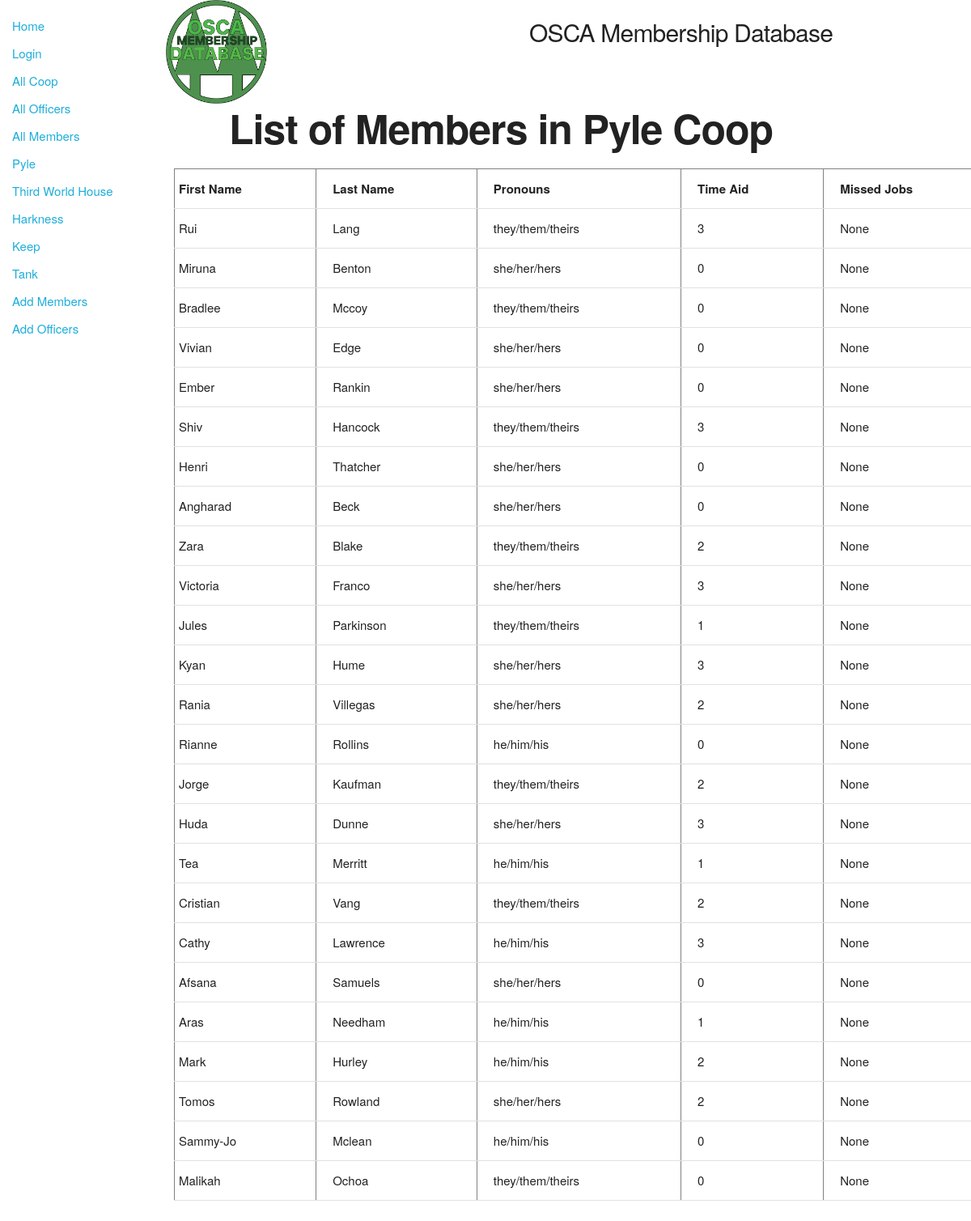
The page /catalog/pylemenu/pylemembers on the database its author committed.
### catalog/models.py (models this page shows, shortened)
class Member(models.Model):
    id = models.AutoField(primary_key=True)
    first_name = models.CharField(max_length=30)
    last_name = models.CharField(max_length=50)
    preferred_name = models.CharField(max_length=100, null=True, blank = True)
    tnumber = models.IntegerField()
    coop = models.ForeignKey('Coop', on_delete=models.SET_NULL, null=True)
    email = models.EmailField(null = True, blank = True)
    pronouns = models.CharField(max_length=20)
    time_aid = models.IntegerField()
    missed_jobes = models.IntegerField(null = True, blank = True)

### catalog/views.py (the view)
# urls.py: path('pylemenu/pylemembers',views.memberspyle,name=';pyle-members;'),
def memberspyle(request):
    pylemembers= Member.objects.select_related("coop").filter(coop_id__exact=PYLE)
    context={
        'pylemembers': pylemembers
    }
    return render(request,'memberspyle.html',context=context)

### catalog/templates/memberspyle.html (shortened to what this page needs)
{% extends "base_generic.html" %}
{% block content %}
<div class="row">
    <div class="two columns">
      {% load static %}
      <img src="{% static 'images/twinpines.png' %}" width="128" height="128" alt="Our Logo">
    </div>
    <div class="five columns" style="margin-top:2%">
      <h4>OSCA Membership Database</h4>
    </div>
  </div>
  <h1 style="padding-left: 7%; font-weight: bold">List of Members in Pyle Coop</h1>
    <table border="1" width="1000">
        <tr>
            <td><div class="title">First Name</div></td>
            <td><div class="title">Last Name</div></td>
            <td><div class="title">Pronouns</div></td>
            <td><div class="title">Time Aid</div></td>
            <td><div class="title">Missed Jobs</div></td>
        </tr>
        {% for members in pylemembers %}
        <tr>
            <td><div class="columns" >{{ members.first_name}}</div></td>
            <td><div class="columns" >{{ members.last_name}}</div></td>
            <td><div class="columns" >{{ members.pronouns}}</div></td>
            <td><div class="columns" >{{ members.time_aid}}</div></td>
            <td><div class="columns" >{{ members.missed_jobes}}</div></td>
        </tr>
        {% endfor %}
    </table>
  {% endblock %}

### catalog/templates/static/css/skeleton.css (style rules this page uses)
.column, .columns { width: 100%; float: left; box-sizing: border-box; }
@media (min-width: 550px) { .column, .columns { margin-left: 4%; } }
@media (min-width: 550px) { .column:first-child, .columns:first-child { margin-left: 0; } }
@media (min-width: 550px) { .two.columns { width: 13.3333333333%; } }
@media (min-width: 550px) { .five.columns { width: 39.3333333333%; } }
html { font-size: 62.5%; }
body { font-size: 1.5em; line-height: 1.6; font-weight: 400; font-family: "Raleway", "HelveticaNeue", "Helvetica Neue", Helvetica, Arial, sans-serif; color: #222; }
h1, h2, h3, h4, h5, h6 { margin-top: 0; margin-bottom: 2rem; font-weight: 300; }
h1 { font-size: 4.0rem; line-height: 1.2; letter-spacing: -.1rem; }
h4 { font-size: 2.4rem; line-height: 1.35; letter-spacing: -.08rem; }
@media (min-width: 550px) { h1 { font-size: 5.0rem; } }
@media (min-width: 550px) { h4 { font-size: 3.0rem; } }
th, td { padding: 12px 15px; text-align: left; border-bottom: 1px solid #E1E1E1; }
th:first-child, td:first-child { padding-left: 0; }
th:last-child, td:last-child { padding-right: 0; }
pre, blockquote, dl, figure, table, p, ul, ol, form { margin-bottom: 2.5rem; }
.container:after, .row:after, .u-cf { content: ""; display: table; clear: both; }

### catalog/templates/memberspyle.html (style rules this page uses)
.columns { white-space: nowrap; overflow: hidden; text-overflow:ellipsis; margin:0 auto; padding-left:5px }
.title { white-space: nowrap; overflow: hidden; text-overflow:ellipsis; margin:0 auto; padding-left:5px; font-weight: bold }

### rows shown on the page
Member: first_name "Rui", last_name "Lang", pronouns "they/them/theirs", time_aid "3", missed_jobes "None"
Member: first_name "Miruna", last_name "Benton", pronouns "she/her/hers", time_aid "0", missed_jobes "None"
Member: first_name "Bradlee", last_name "Mccoy", pronouns "they/them/theirs", time_aid "0", missed_jobes "None"
Member: first_name "Vivian", last_name "Edge", pronouns "she/her/hers", time_aid "0", missed_jobes "None"
Member: first_name "Ember", last_name "Rankin", pronouns "she/her/hers", time_aid "0", missed_jobes "None"
Member: first_name "Shiv", last_name "Hancock", pronouns "they/them/theirs", time_aid "3", missed_jobes "None"
Member: first_name "Henri", last_name "Thatcher", pronouns "she/her/hers", time_aid "0", missed_jobes "None"
Member: first_name "Angharad", last_name "Beck", pronouns "she/her/hers", time_aid "0", missed_jobes "None"
Member: first_name "Zara", last_name "Blake", pronouns "they/them/theirs", time_aid "2", missed_jobes "None"
Member: first_name "Victoria", last_name "Franco", pronouns "she/her/hers", time_aid "3", missed_jobes "None"
Member: first_name "Jules", last_name "Parkinson", pronouns "they/them/theirs", time_aid "1", missed_jobes "None"
Member: first_name "Kyan", last_name "Hume", pronouns "she/her/hers", time_aid "3", missed_jobes "None"
Member: first_name "Rania", last_name "Villegas", pronouns "she/her/hers", time_aid "2", missed_jobes "None"
Member: first_name "Rianne", last_name "Rollins", pronouns "he/him/his", time_aid "0", missed_jobes "None"
Member: first_name "Jorge", last_name "Kaufman", pronouns "they/them/theirs", time_aid "2", missed_jobes "None"
Member: first_name "Huda", last_name "Dunne", pronouns "she/her/hers", time_aid "3", missed_jobes "None"
Member: first_name "Tea", last_name "Merritt", pronouns "he/him/his", time_aid "1", missed_jobes "None"
Member: first_name "Cristian", last_name "Vang", pronouns "they/them/theirs", time_aid "2", missed_jobes "None"
Member: first_name "Cathy", last_name "Lawrence", pronouns "he/him/his", time_aid "3", missed_jobes "None"
Member: first_name "Afsana", last_name "Samuels", pronouns "she/her/hers", time_aid "0", missed_jobes "None"
Member: first_name "Aras", last_name "Needham", pronouns "he/him/his", time_aid "1", missed_jobes "None"
Member: first_name "Mark", last_name "Hurley", pronouns "he/him/his", time_aid "2", missed_jobes "None"
Member: first_name "Tomos", last_name "Rowland", pronouns "she/her/hers", time_aid "2", missed_jobes "None"
Member: first_name "Sammy-Jo", last_name "Mclean", pronouns "he/him/his", time_aid "0", missed_jobes "None"
Member: first_name "Malikah", last_name "Ochoa", pronouns "they/them/theirs", time_aid "0", missed_jobes "None"
